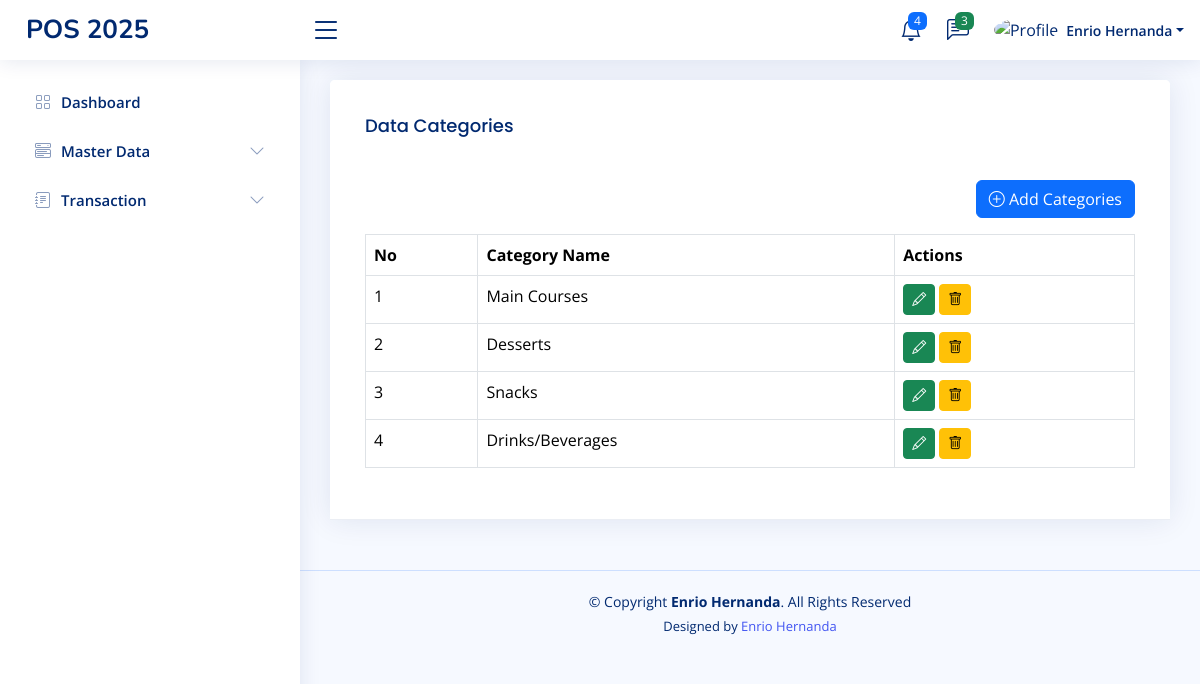
Screenshot of /home.php?page=category (signed in) with the database file from the repository.
### tables this page shows
CREATE TABLE `categories` (
  `id` int(11) NOT NULL,
  `category_name` varchar(35) NOT NULL,
  `created_at` timestamp NOT NULL DEFAULT current_timestamp(),
  `updated_at` timestamp NOT NULL DEFAULT current_timestamp()
);

### pages/category.php (the view, shortened to what this page needs)
<?php
$q_categories = mysqli_query($koneksi, "SELECT  * FROM categories");
$categories = mysqli_fetch_all($q_categories, MYSQLI_ASSOC);
?>
<!DOCTYPE html>
<html lang="en">
<head>
</head>
<body>
    <div class="row">
        <div class="col-sm-12">
            <div class="card">
                <div class="card-header">
                    <div class="card-body">
                        <h3 class="card-title">Data Categories</h3>
                    </div>
                    <div class="card-body">
                        <div class="d-flex mb-3 justify-content-end">
                            <a href="?page=tambah-category" class="btn btn-primary">
                                <i class="bi bi-plus-circle"></i> Add Categories
                            </a>
                        </div>
                        <table class="table table-bordered">
                            <tr>
                                <th>No</th>
                                <th>Category Name</th>
                                <th>Actions</th>
                            </tr>
                            <?php
                            foreach ($categories as $key => $category) {
                            ?>
                                <tr>
                                    <td><?php echo $key + 1 ?></td>
                                    <td><?php echo $category['category_name'] ?></td>
                                    <td>
                                        <a class="btn btn-success btn-sm"
                                            href="?page=tambah-category&edit=<?= $category['id'] ?>">
                                            <i class="bi bi-pencil"></i>
                                        </a>
                                        <form class="d-inline" action="?page=category&delete=<?= $category['id'] ?>"
                                            method="post" onclick="return confirm('Are you sure you want to delete?')">
                                            <button type="submit" class="btn btn-warning btn-sm">
                                                <i class="bi bi-trash"></i>
                                            </button>
                                        </form>
                                    </td>
                                </tr>
                            <?php
                            }
                            ?>
                        </table>
                    </div>
                </div>
            </div>
        </div>
    </div>
</body>
</html>

### assets/css/style.css (style rules this page uses)
:root { scroll-behavior: smooth; }
body { font-family: "Open Sans", sans-serif; background: #f6f9ff; color: #444444; }
a { color: #4154f1; text-decoration: none; }
h1, h2, h3, h4, h5, h6 { font-family: "Nunito", sans-serif; }
.card { margin-bottom: 30px; border: none; border-radius: 5px; box-shadow: 0px 0 30px rgba(1, 41, 112, 0.1); }
.card-header, .card-footer { border-color: #ebeef4; background-color: #fff; color: #798eb3; padding: 15px; }
.card-title { padding: 20px 0 15px 0; font-size: 18px; font-weight: 500; color: #012970; font-family: "Poppins", sans-serif; }
.card-body { padding: 0 20px 20px 20px; }

### rows the page displays
categories: category_name "Main Courses"
categories: category_name "Desserts"
categories: category_name "Snacks"
categories: category_name "Drinks/Beverages"

### other values shown
$_SESSION['NAME'] "Enrio Hernanda"
